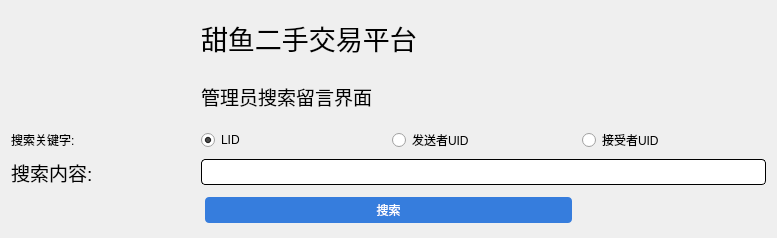
<?xml version="1.0" encoding="UTF-8"?>
<ui version="4.0">
 <class>AdminSearchMessage</class>
 <widget class="QWidget" name="AdminSearchMessage">
  <property name="geometry">
   <rect>
    <x>0</x>
    <y>0</y>
    <width>777</width>
    <height>238</height>
   </rect>
  </property>
  <property name="windowTitle">
   <string>甜鱼: 管理员搜索留言界面</string>
  </property>
  <property name="styleSheet">
   <string notr="true">QPushButton {
    border: none;
    border-radius: 4px;
	padding: 4px;
	margin: 4px; 
    background-color: rgb(54, 125, 221);
    color: white;
}
QLineEdit{
	border: 1px solid black;
	border-radius: 4px;
	padding: 4px;
}
</string>
  </property>
  <layout class="QVBoxLayout" name="verticalLayout">
   <item>
    <layout class="QGridLayout" name="gridLayout">
     <item row="2" column="0">
      <widget class="QLabel" name="label_4">
       <property name="text">
        <string>搜索关键字:</string>
       </property>
      </widget>
     </item>
     <item row="3" column="0">
      <widget class="QLabel" name="label_3">
       <property name="font">
        <font>
         <pointsize>14</pointsize>
        </font>
       </property>
       <property name="text">
        <string>搜索内容:</string>
       </property>
      </widget>
     </item>
     <item row="1" column="1" colspan="2">
      <widget class="QLabel" name="label_2">
       <property name="font">
        <font>
         <pointsize>14</pointsize>
        </font>
       </property>
       <property name="text">
        <string>管理员搜索留言界面</string>
       </property>
      </widget>
     </item>
     <item row="2" column="1">
      <widget class="QRadioButton" name="check_lid">
       <property name="text">
        <string>LID</string>
       </property>
       <property name="checked">
        <bool>true</bool>
       </property>
      </widget>
     </item>
     <item row="2" column="2">
      <widget class="QRadioButton" name="check_sender_uid">
       <property name="text">
        <string>发送者UID</string>
       </property>
       <property name="checked">
        <bool>false</bool>
       </property>
      </widget>
     </item>
     <item row="0" column="1" colspan="2">
      <widget class="QLabel" name="label">
       <property name="font">
        <font>
         <pointsize>20</pointsize>
        </font>
       </property>
       <property name="text">
        <string>甜鱼二手交易平台</string>
       </property>
      </widget>
     </item>
     <item row="2" column="3">
      <widget class="QRadioButton" name="check_receiver_uid">
       <property name="text">
        <string>接受者UID</string>
       </property>
       <property name="checked">
        <bool>false</bool>
       </property>
      </widget>
     </item>
     <item row="3" column="1" colspan="3">
      <widget class="QLineEdit" name="search_content_text"/>
     </item>
     <item row="4" column="1" colspan="2">
      <widget class="QPushButton" name="postBtn">
       <property name="text">
        <string>搜索</string>
       </property>
      </widget>
     </item>
    </layout>
   </item>
  </layout>
 </widget>
 <resources/>
 <connections/>
</ui>
